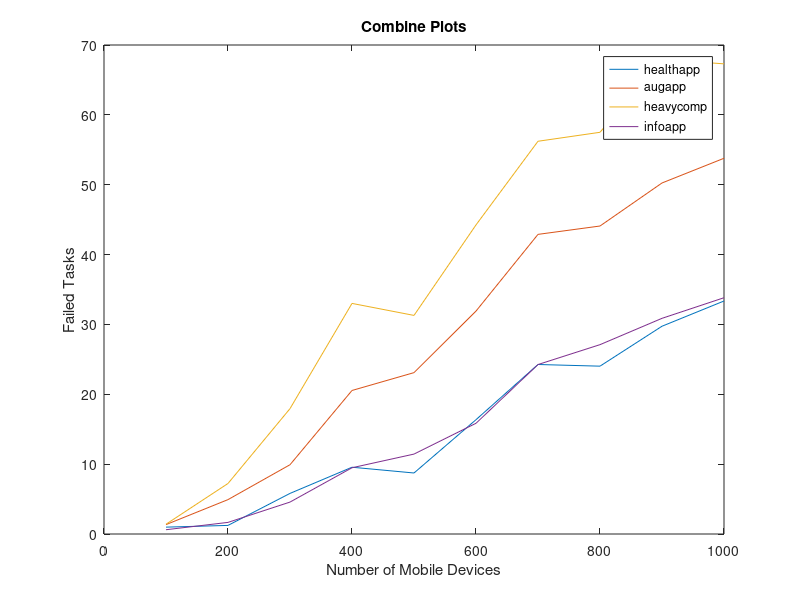

MATLAB code for this plot:
health_app=csvread('HEALTH_APP.csv');
aug_app=csvread('AUGMENTED_REALITY.csv');
heavy_comp=csvread('HEAVY_COMP_APP.csv');
info_app =csvread('INFOTAINMENT_APP.csv');

col5 = info_app(:,1);
col3 = aug_app(:,1);
col1 = health_app(:,1);
col4 = heavy_comp(:,1);
col2 = [100,200,300,400,500,600,700,800,900,1000];

plot(col2,col1)
title('Combine Plots')
ylabel('Failed Tasks')
xlabel('Number of Mobile Devices')

x='Failed_Tasks';

hold on 

plot(col2,col3)
plot(col2,col4)
plot(col2,col5)

hold off
legend('healthapp','augapp','heavycomp','infoapp')

filename = strcat(' ',x);
saveas(gcf, filename, 'pdf');